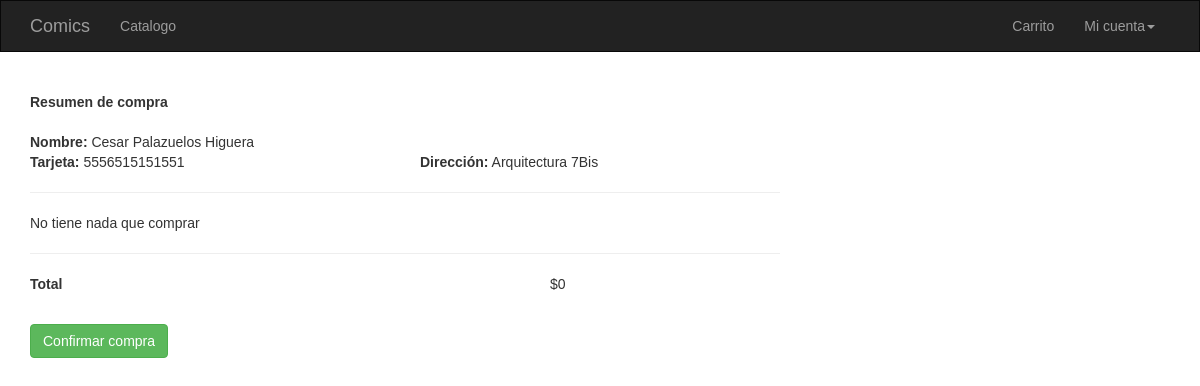
Page /php/checkout.php (signed in) on the committed database.
### tables this page shows
CREATE TABLE `usuarios` (
  `id_usuario` int(11) NOT NULL AUTO_INCREMENT,
  `nombre_usuario` varchar(45) NOT NULL,
  `correo` varchar(45) NOT NULL,
  `contra` varchar(45) NOT NULL,
  `fecha_de_nacimiento` varchar(255) NOT NULL,
  `tarjeta` varchar(45) NOT NULL,
  `direccion_postal` varchar(45) NOT NULL,
  `esAdmin` tinyint(4) NOT NULL DEFAULT '0',
  PRIMARY KEY (`id_usuario`),
  UNIQUE KEY `id_usuarios_UNIQUE` (`id_usuario`)
);

### php/checkout.php (the view, shortened to what this page needs)
<?php
    include('conexion.php');
    $suma = 0;
    if (isset($_SESSION['userID']) && $_SESSION['userID'] != "" ){
        $userID = $_SESSION['userID'];
        $user = mysqli_query($con, "SELECT u.id_usuario, u.nombre_usuario, u.tarjeta, u.direccion_postal, u.esAdmin FROM usuarios u WHERE u.id_usuario=$userID");
        $user = mysqli_fetch_array($user);
        $itemsInCart =  mysqli_query($con, "SELECT ca.id_carrito, ca.cantidad, ca.comic, c.titulo, c.precio, c.cantidad_en_almacen, a.nombre, g.nombre_genero, ca.usuario
                                        FROM comics c, autor a, carrito ca, genero g, usuarios u
                                        WHERE c.autor = a.id_autor AND ca.usuario = u.id_usuario AND ca.comic = c.id_comic AND g.id_genero=c.genero AND ca.usuario=$userID");
    } else {
        header('Location: ../index.php');
    }
?>
<!DOCTYPE html>
<html lang="en">
<head>
    <link rel="stylesheet" href="https://maxcdn.bootstrapcdn.com/bootstrap/3.3.7/css/bootstrap.min.css">
    <link rel="stylesheet" href="../css/index.css">
    <link rel="stylesheet" href="../css/carrito.css">
</head>
<body>
<nav class="navbar navbar-inverse">
        <div class="container">
            <div class="navbar-header">
            <a class="navbar-brand" href="../index.php">Comics</a>
            </div>
            <div class="collapse navbar-collapse" id="bs-example-navbar-collapse-1">
                <ul class="nav navbar-nav">
                    <li><a href="./catalogo.php">Catalogo</a></li>
                </ul>
                <ul class="nav navbar-nav navbar-right">
                    <?php if (isset($_SESSION['userID']) && $_SESSION['userID'] != "") { ?>
                        <?php if ($user['esAdmin']) { ?>
                            <li><a href="./admin.php?method=Añadir">Añadir comic</a></li>
                            <li class="dropdown">
                                <a href="#" class="dropdown-toggle" data-toggle="dropdown" role="button" aria-haspopup="true" aria-expanded="false">Admin<span class="caret"></span></a>
                                <ul class="dropdown-menu">
                                    <li><a href="./historial.php">Historial de compras</a></li>
                                    <li role="separator" class="divider"></li>
                                    <li><a href="./cerrar-sesion.php">Cerrar Sesión</a></li>
                                </ul>
                            </li>
                        <?php } else {?>
                            <li><a href="./carrito.php">Carrito</a></li>
                            <li class="dropdown">
                                <a href="#" class="dropdown-toggle" data-toggle="dropdown" role="button" aria-haspopup="true" aria-expanded="false">Mi cuenta<span class="caret"></span></a>
                            </li>
                        <?php }
                        }  else { ?>
                        <li><a href="./iniciar-sesion.php">Iniciar Sesión</a></li>
                        <li><a href="./registro.php">Registrarse</a></li>
                    <?php }?>
                </ul>
            </div>
        </div>
    </nav>
    <div class="container">
        <div class="row">
            <div class="col-md-8">
                <div class="cart-container">
                    <div class="row">
                        <div class="col-md-12 checkout-title">
                            <strong>Resumen de compra</strong>
                        </div>
                    </div>
                    <div class="row">
                        <div class="col-md-12">
                            <strong>Nombre:</strong> <?php echo $user['nombre_usuario'] ?>
                        </div>
                    </div>
                    <div class="row">
                        <div class="col-md-6">
                            <strong>Tarjeta:</strong> <?php echo $user['tarjeta'] ?>
                        </div>
                        <div class="col-md-6">
                            <strong>Dirección:</strong> <?php echo $user['direccion_postal'] ?>
                        </div>
                    </div>
                    <hr>
                    <?php if (isset($_SESSION['userID']) && $_SESSION['userID'] != "" && mysqli_num_rows($itemsInCart) ) {
                        while($row = mysqli_fetch_array($itemsInCart)) { $suma += $row['precio']*$row['cantidad'] ?>
                            <div class="cart-item">
                                <div class="row">
                                    <div class="col-xs-8">
                                        <p><?php echo $row['titulo'] ?> x<?php echo $row['cantidad'] ?></p>
                                    </div>
                                    <div class="col-xs-4">
                                        <p>$<?php echo $row['precio']*$row['cantidad'] ?> </p>
                                    </div>
                                </div>
                            </div>
                    <?php    }
                         } else { ?>
                            <p>No tiene nada que comprar</p>
                    <?php } ?>
                    <hr>
                    <div class="row">
                        <div class="col-xs-8">
                            <strong>Total</strong>
                        </div>
                        <div class="col-xs-4">
                            <p>$<?php echo $suma?></p>
                        </div>
                    </div>
                    <form action="<?php echo htmlspecialchars($_SERVER["PHP_SELF"]);?>" method="POST">
                        <button class="btn btn-success checkout-btn">Confirmar compra</button>
                    </form>
            </div>
        </div>
    </div>
</body>
</html>

### css/index.css (style rules this page uses)
.navbar { border-radius: 0; margin:0; }
* { box-sizing: border-box }
body { font-family: Verdana, sans-serif; margin: 0 }

### css/carrito.css (style rules this page uses)
.cart-item, .checkout-title { margin-bottom: 20px }
.cart-container, .success-btn { margin-top: 40px; }
.checkout-btn { margin-top: 20px; }

### rows in the picture
usuarios: nombre_usuario "Cesar Palazuelos Higuera", tarjeta "5556515151551", direccion_postal "Arquitectura 7Bis"

### other values in the picture
$suma "0"
